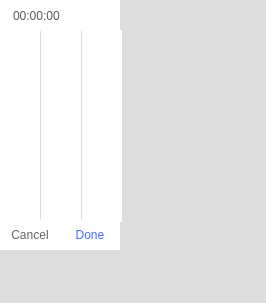
<?xml version="1.0" encoding="UTF-8"?>
<ui version="4.0">
 <class>TimeSelectDialog</class>
 <widget class="QDialog" name="TimeSelectDialog">
  <property name="geometry">
   <rect>
    <x>0</x>
    <y>0</y>
    <width>266</width>
    <height>303</height>
   </rect>
  </property>
  <property name="windowTitle">
   <string>Dialog</string>
  </property>
  <property name="styleSheet">
   <string notr="true">QWidget{
	background-color: #dddddd;
	font-size:12px;
    color: rgba(0,0,0,65%);
}
QLable{
	background-color:#ffffff;
}
QListView{
	border:0px solid gray;   /*边界线:宽度、颜色*/
    background:#ffffff;   /*表格背景色*/
    color:rgba(0,0,0,65%);        /*前景色：文字颜色*/
    /*margin:5px,5px,0px,50px;*/   /*上、下、左、右，间距}*/
}
QListView::item
{
	height:32px;
  
}

QListView::item:selected
{    /*border:0px;*/
    background:#F4F6FF;
	color:rgba(0,0,0,65%);  
    padding:0px;
    margin:0px;
}/*上次选择后保留的状态，鼠标离开后显示*/QListView::item:selected:!active
{
    border-width:0px;
    background:#F4F6FF;
}
QScrollBar:vertical
{
    width:3px;
    background:#ffffff;
    margin:0px,0px,0px,0px;
    padding-top:0px;   /*上预留位置*/
    padding-bottom:0px;    /*下预留位置*/}/*滚动条中滑块的样式*/
QScrollBar::handle:vertical
{
    width:3px;
    background:rgba(0,0,0,15%);
    border-radius:4px;
    min-height:20px;}/*鼠标触及滑块样式*/QScrollBar::handle:vertical:hover
{
    width:4px;
	height:0px;
    background:rgb(0,0,0,50%);
    border-radius:4px;
    min-height:0;}
/*设置下箭头*/QScrollBar::add-line:vertical
{
    height:0px;
    width:0px;
    subcontrol-position:bottom;}
/*设置上箭头*/QScrollBar::sub-line:vertical
{
    height:0px;
    width:0px;
    subcontrol-position:top;}
/*设置下箭头:悬浮状态*/
QScrollBar::add-line:vertical:hover
{
    height:12px;
    width:0px;
    subcontrol-position:bottom;}
/*设置上箭头：悬浮状态*/
QScrollBar::sub-line:vertical:hover
{
    height:0px;
    width:0px;
    subcontrol-position:top;
}

</string>
  </property>
  <widget class="QListView" name="listView_hour">
   <property name="geometry">
    <rect>
     <x>0</x>
     <y>30</y>
     <width>40</width>
     <height>192</height>
    </rect>
   </property>
   <property name="editTriggers">
    <set>QAbstractItemView::NoEditTriggers</set>
   </property>
   <property name="textElideMode">
    <enum>Qt::ElideMiddle</enum>
   </property>
   <property name="horizontalScrollMode">
    <enum>QAbstractItemView::ScrollPerItem</enum>
   </property>
   <property name="wordWrap">
    <bool>false</bool>
   </property>
  </widget>
  <widget class="QListView" name="listView_minute">
   <property name="geometry">
    <rect>
     <x>41</x>
     <y>30</y>
     <width>40</width>
     <height>192</height>
    </rect>
   </property>
  </widget>
  <widget class="QListView" name="listView_seconds">
   <property name="geometry">
    <rect>
     <x>82</x>
     <y>30</y>
     <width>40</width>
     <height>192</height>
    </rect>
   </property>
  </widget>
  <widget class="QLabel" name="label_time">
   <property name="geometry">
    <rect>
     <x>0</x>
     <y>0</y>
     <width>120</width>
     <height>31</height>
    </rect>
   </property>
   <property name="sizePolicy">
    <sizepolicy hsizetype="Expanding" vsizetype="Preferred">
     <horstretch>0</horstretch>
     <verstretch>0</verstretch>
    </sizepolicy>
   </property>
   <property name="styleSheet">
    <string notr="true">padding-left:10px;
background-color: rgb(255, 255, 255);</string>
   </property>
   <property name="text">
    <string>00:00:00</string>
   </property>
   <property name="alignment">
    <set>Qt::AlignLeading|Qt::AlignLeft|Qt::AlignVCenter</set>
   </property>
  </widget>
  <widget class="QPushButton" name="pushButton_done">
   <property name="geometry">
    <rect>
     <x>60</x>
     <y>220</y>
     <width>60</width>
     <height>30</height>
    </rect>
   </property>
   <property name="focusPolicy">
    <enum>Qt::NoFocus</enum>
   </property>
   <property name="styleSheet">
    <string notr="true">QPushButton {
	background-color:#ffffff;
	border:none;
	color:#476BFD;
	font-size: 12px;
}
QPushButton:pressed {  
    /* 改变背景色   
    background-color:rgb(40,85,20); */
    /* 使文字有一点移动 */  
    padding-left:2px;  
    padding-top:2px;  
}  
</string>
   </property>
   <property name="text">
    <string>Done</string>
   </property>
  </widget>
  <widget class="QPushButton" name="pushButton_cancel">
   <property name="geometry">
    <rect>
     <x>0</x>
     <y>220</y>
     <width>60</width>
     <height>30</height>
    </rect>
   </property>
   <property name="focusPolicy">
    <enum>Qt::NoFocus</enum>
   </property>
   <property name="styleSheet">
    <string notr="true">QPushButton {
	background-color:#ffffff;
	border:none;
	color:#666666;

	font-size: 12px;
}
QPushButton:pressed {  
    /* 改变背景色   
    background-color:rgb(40,85,20); */
    /* 使文字有一点移动 */  
    padding-left:2px;  
    padding-top:2px;  
}  
</string>
   </property>
   <property name="text">
    <string>Cancel</string>
   </property>
  </widget>
 </widget>
 <resources/>
 <connections/>
</ui>
